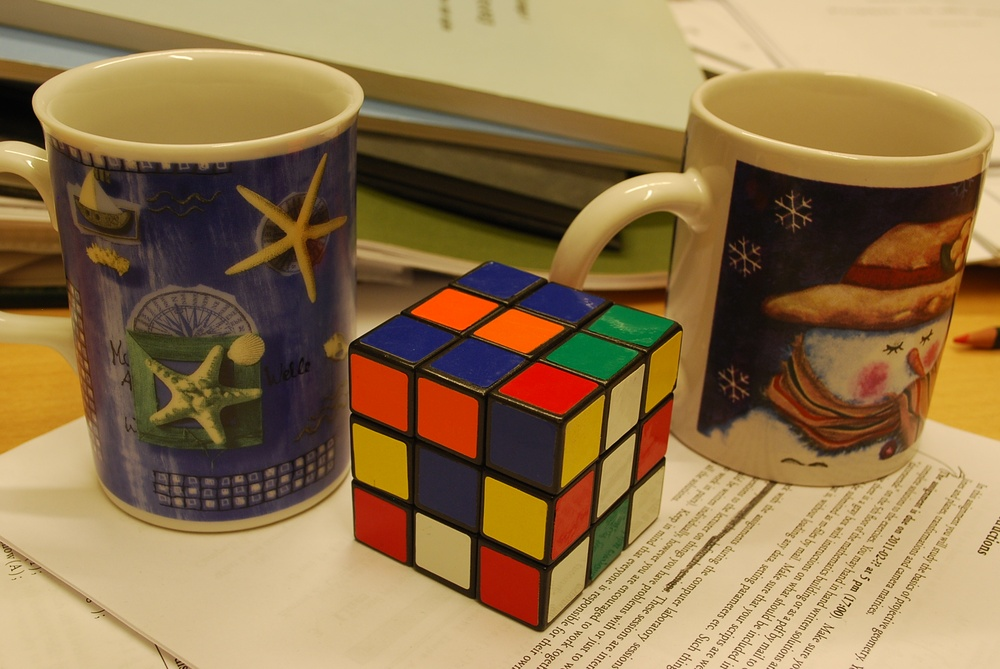
%> input picture Assignment 2/assignment2data/cube1.JPG, 1000 x 669 px, shrunk from 1936 x 1296 before the run, given in place of DSC_0025.JPG, which was not available
$ octave main.m   (GNU Octave 9; MATLAB toolbox functions it lacks are replaced by stand-ins)
%> lines starting %> are read from the running program, lines starting %| are printed output that depends on the picture; pictures that were not available may be replaced by others from this repository, and a replacement may not be noted
### Assignment 2/assignment2data/plotcams.m
function plotcams(P)
%Plots the principal axes for a set of cameras.
%P is a cell containing all the cameras.
%P{i} is a 3x4 matrix representing camera i.
c = zeros(4,length(P));
v = zeros(3,length(P));
for i = 1:length(P);
    c(:,i) = null(P{i});
    v(:,i) = sign(det(P{i}(:,1:3)))*P{i}(3,1:3);
    v(:,i) = v(:,i)./norm(v(:,i));
end
c = c./repmat(c(4,:),[4 1]);
quiver3(c(1,:),c(2,:),c(3,:),v(1,:), v(2,:), v(3,:),['r','-'],'LineWidth',1.5,'MaxHeadSize',1.5);

### Assignment 2/pflat.m
function proj_points = pflat(points)
%------------------------------------------------------------------
% PURPOSE
%
%   Project points from given matrix
%
% INPUT:   points:              Matrix [m x n]
%
% OUTPUT   proj_points:         Matrix [m x n-1]
%------------------------------------------------------------------

%   Nils Broman, 2021-01-22
%------------------------------------------------------------------

%proj_points=points(1:end-1,:)./points(end,:);
proj_points=points./points(end,:);
end

### Assignment 2/assignment2data/rq.m
function [r,q]=rq(a)
% RQ [r,q]=rq(a) factorises a such a=rq where r upper tri. and q unit matrix
% If a is not square, then q is equal q=[q1 q2] where q1 is unit matrix

[m,n]=size(a);
e=eye(m);
p=e(:,[m:-1:1]);
[q0,r0]=qr(p*a(:,1:m)'*p);

r=p*r0'*p;
q=p*q0'*p;

fix=diag(sign(diag(r)));
r=r*fix;
q=fix*q;

if n>m
  q=[q, inv(r)*a(:,m+1:n)];
end

### Assignment 2/main.m
%% CE 1
load('compEx1data.mat')
%%
figure(1)
plot3(X(1,:), X(2,:), X(3,:), '.', 'Markersize', 1)
hold on
plotcams(P)
axis equal
%> figure, not shown here; highest point at x = -0.355, y = 9.09; highest point at x = 1.12, y = 11.14
hold off

%% compute and plot projection and original points from camera 1.
im = imread(imfiles{1});
%> im is the input picture: size 669x1000x3 uint8; mean R, G, B 145.2, 117.5, 76.9
visible = isfinite(x{1}(1,:));

x1 = pflat(P{1}*X);

figure(2)
imagesc(im)
hold on
plot(x{1}(1,visible), x{1}(2,visible), 'r*')
plot(x1(1,visible), x1(2,visible), 'b*', 'Markersize', 2)
axis equal
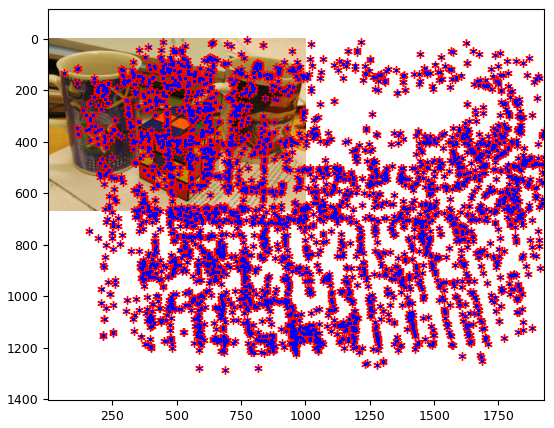
%> figure redrawn from the program's plot data
hold off

%% Compute and reconstructs using transformation T1
T1 = [1     0   0   0 ;
      0     4   0   0 ;
      0     0   1   0 ;
      1/10 1/10 0   1];

T1X = pflat(T1*X);

figure(3)
plot3(T1X(1,:), T1X(2,:), T1X(3,:), '.', 'Markersize', 1)
hold on
plotcams(P)
axis equal
%> figure, not shown here; highest point at x = -0.355, y = 9.09; highest point at x = 1.12, y = 11.14
hold off

%% Compute and reconstructs using transformation T2

T2 = [1     0   0   0 ;
      0     1   0   0 ;
      0     0   1   0 ;
      1/16 1/16 0   1];

T2X = pflat(T2*X);

figure(4)
plot3(T2X(1,:), T2X(2,:), T2X(3,:), '.', 'Markersize', 1)
hold on
plotcams(P)
axis equal
%> figure, not shown here; highest point at x = -0.355, y = 9.09; highest point at x = 1.12, y = 11.14
hold off

%% All reconstructions
figure(5)
plot3(X(1,:), X(2,:), X(3,:), '.', 'Markersize', 3)
hold on
plot3(T1X(1,:), T1X(2,:), T1X(3,:), '.', 'Markersize', 3)
plot3(T2X(1,:), T2X(2,:), T2X(3,:), '.', 'Markersize', 3)
plotcams(P)
axis equal
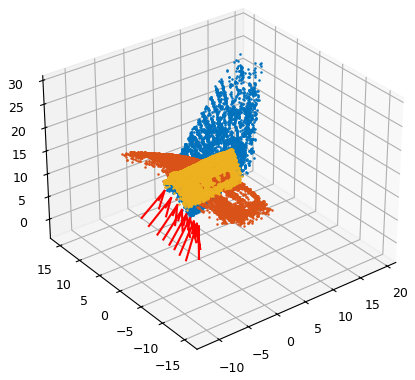
%> figure redrawn from the program's plot data; highest point at x = -0.355, y = 9.09; highest point at x = 1.12, y = 11.14
hold off

%% All projected

T1x1 = pflat(P{1}/T1*T1X);
T2x1 = pflat(P{1}/T2*T2X);


figure(6)
imagesc(im)
hold on
plot(x{1}(1,visible), x{1}(2,visible), 'b*')
plot(x1(1,visible), x1(2,visible), 'c*')
plot(T1x1(1,visible), T1x1(2,visible), 'r*')
plot(T2x1(1,visible), T2x1(2,visible), 'y.')
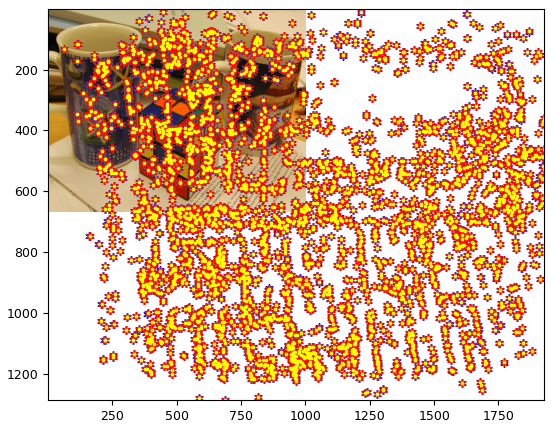
%> figure redrawn from the program's plot data


hold off

%% CE 2

K1 = rq(P{1}*T1)
K2 = rq(P{2}*T2)


%% CE 3 - Load and plot images
clear all
load('compEx3data.mat');
q1 = imread('cube1.JPG');
q2 = imread('cube2.JPG');
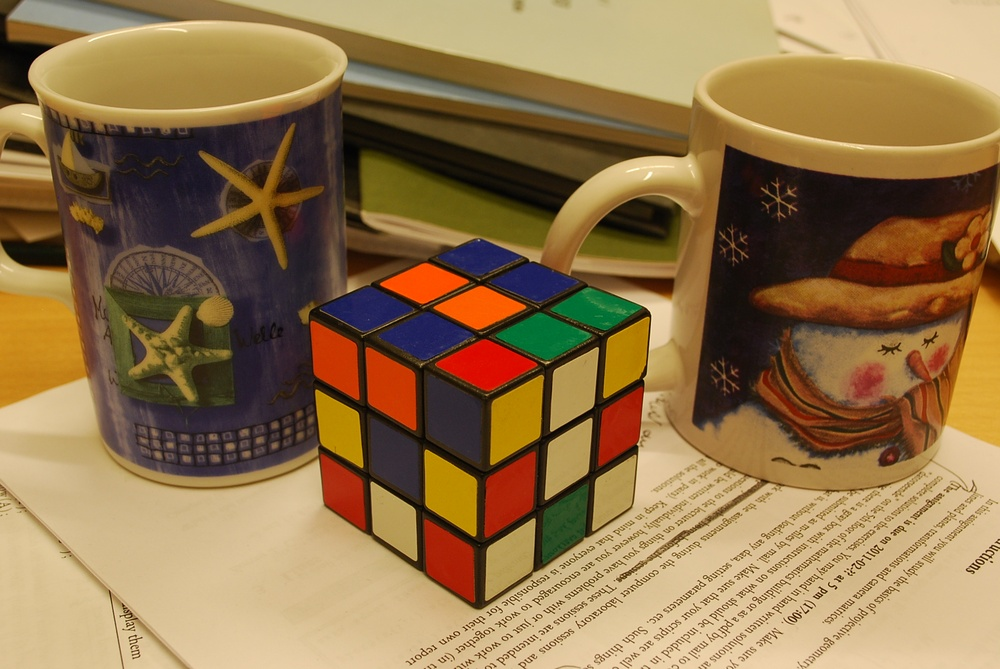
%> input picture Assignment 2/assignment2data/cube2.JPG, 1000 x 669 px, shrunk from 1936 x 1296 before the run
%> q2 is the input picture: size 669x1000x3 uint8; mean R, G, B 145.7, 116.4, 75.1

figure(7)
imagesc(q1)
hold on
plot(x{1}(1,:), x{1}(2,:), '*')
axis equal
hold off

figure(8)
imagesc(q2)
hold on
plot(x{2}(1,:), x{2}(2,:), '*')
axis equal
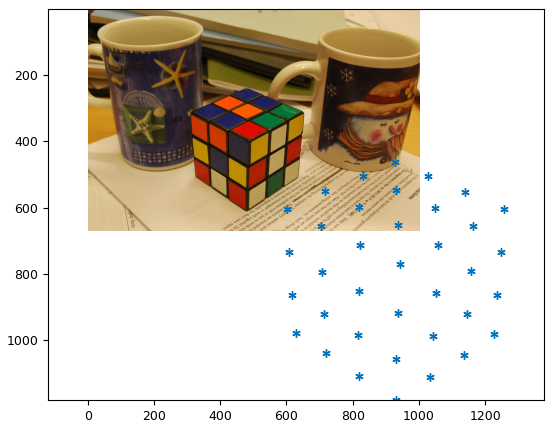
%> figure redrawn from the program's plot data
hold off

%% Compute xTilde and N for figure 1
mean1 = mean(x{1}(1:2,:),2);
std1 = std(x{1}(1:2,:),0,2);

N1 = [1/std1(1) 0           -mean1(1)/std1(1);
      0         1/std1(2)   -mean1(2)/std1(2);
      0         0           1               ];
 x1Tilde = N1*x{1};

%% Plot fig 1 osv
figure(9)
plot(x1Tilde(1,:), x1Tilde(2,:), '*')
hold on
plot([ x1Tilde(1,startind );  x1Tilde(1,endind )],...
    [x1Tilde(2,startind );  x1Tilde(2,endind )],...
    'b-');
hold off
axis equal

figure(10)
plot3(Xmodel(1,:), Xmodel(2,:), Xmodel(3,:), '*')
hold on
plot3([ Xmodel(1,startind );  Xmodel(1,endind )],...
    [Xmodel(2,startind );  Xmodel(2,endind )],...
    [Xmodel(3,startind );  Xmodel(3,endind)],'b-');
hold off
axis equal
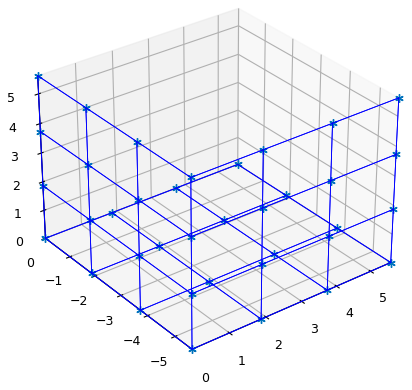
%> figure redrawn from the program's plot data

%% Assemble M-matrix and compute v, norm(M*v) etc.

X=[Xmodel;ones(1, 37)];
M1 = [];

for i = 1:18
    M1(i*3 -2, 1:4) = X(1:4,i)';
    M1(i*3 -1, 5:8) = X(1:4,i)';
    M1(i*3 , 9:12) = X(1:4,i)';
    M1(i*3 -2:i*3, i+12) = -x1Tilde(1:3, i);
end

[U,S,V] = svd(M1);
v1 = V(:,end)
min(diag(S))
norm(M1*v1) %same regardless of which column?

P1Tilde = [v1(1:4)';v1(5:8)';v1(9:12)']
P1 = N1\P1Tilde

x1 = P1*X;
x1flat = pflat(x1);

%%
figure(7)
imagesc(q1)
hold on
plot(x{1}(1,:), x{1}(2,:), '*')
plot(x1flat(1,:),x1flat(2,:), 'y*')
axis equal
hold off

%% Compute xTilde and N for figure
mean2 = mean(x{2}(1:2,:),2);
std2 = std(x{2}(1:2,:),0,2);

N2 = [1/std2(1) 0           -mean2(1)/std1(1);
      0         1/std2(2)   -mean2(2)/std1(2);
      0         0           1               ];

x2Tilde = N2*x{2};

%% Plot
figure(10)
plot(x2Tilde(1,:), x2Tilde(2,:), '*')
hold on
plot([ x2Tilde(1,startind );  x2Tilde(1,endind )],...
    [x2Tilde(2,startind );  x2Tilde(2,endind )],...
    'b-');
hold off
axis equal
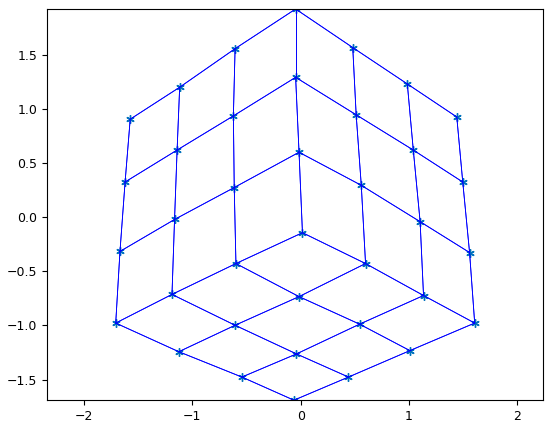
%> figure redrawn from the program's plot data

figure(11)
plot3(Xmodel(1,:), Xmodel(2,:), Xmodel(3,:), '*')
hold on
plot3([ Xmodel(1,startind );  Xmodel(1,endind )],...
    [Xmodel(2,startind );  Xmodel(2,endind )],...
    [Xmodel(3,startind );  Xmodel(3,endind)],'b-');
hold off
axis equal

%% Assemble M-matrix and compute v, norm(M*v) etc.

X=[Xmodel;ones(1, 37)];
M2 = [];

for i = 1:18
    M2(i*3 -2, 1:4) = X(1:4,i)';
    M2(i*3 -1, 5:8) = X(1:4,i)';
    M2(i*3 , 9:12) = X(1:4,i)';
    M2(i*3 -2:i*3, i+12) = -x2Tilde(1:3, i);
end

[U,S,V] = svd(M2);
v2 = V(:,end);
min(diag(S))
norm(M2*v2) %same regardless of which column?

P2Tilde = [v2(1:4)';v2(5:8)';v2(9:12)']
P2 = N2\P2Tilde

x2 = P2*X;
x2flat = pflat(x2);

%%
figure(12)
imagesc(q1)
hold on
plot(x{1}(1,:), x{1}(2,:), '*')
plot(x1flat(1,:),x1flat(2,:), 'y*')
axis equal
hold off

%%
cameras = {P1,P2};

figure(13)
plot3(Xmodel(1,:), Xmodel(2,:), Xmodel(3,:), '*')
hold on
plot3([ Xmodel(1,startind );  Xmodel(1,endind )],...
    [Xmodel(2,startind );  Xmodel(2,endind )],...
    [Xmodel(3,startind );  Xmodel(3,endind)],'b-');
plotcams(cameras);
hold off
set(gca, 'Zdir', 'reverse')
axis equal

%%

[R1,Q1] = rq(P1);
[R2,Q2] = rq(P2);
K1ce3 = R1./R1(3,3)
K2ce3 = R2./R2(3,3)

%% CE 4

q1 = imread('cube1.jpg');
q2 = imread('cube2.jpg');
run vl_setup.m
%> (this line was passed over: vl_setup is not available in this run)

%> (the run ends here)
